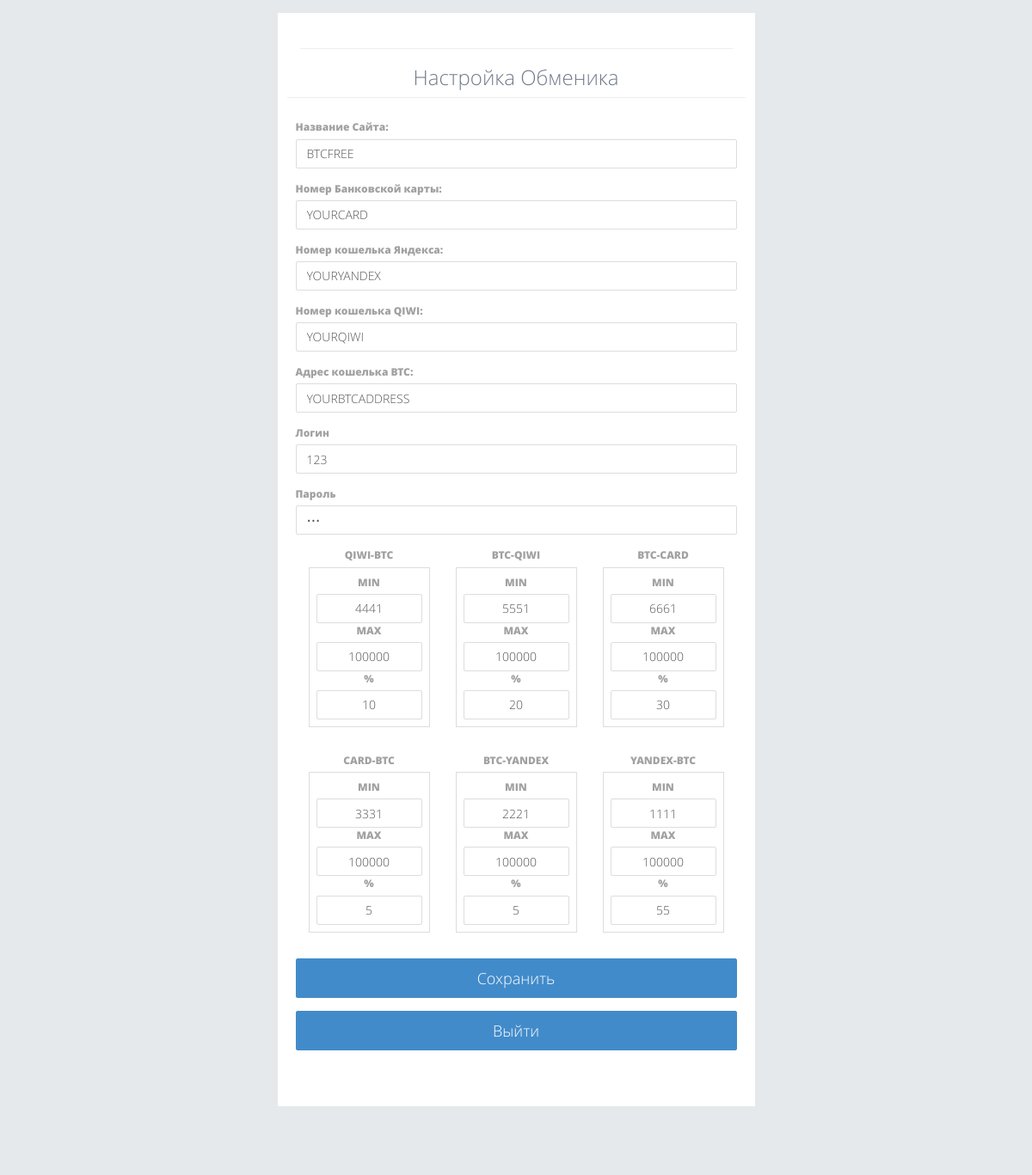
The page /admin (signed in) on the database its author committed.
### tables this page shows
CREATE TABLE IF NOT EXISTS `cfg` (
  `id` int(18) NOT NULL AUTO_INCREMENT,
  `TITLE` varchar(100) NOT NULL,
  `CARD` varchar(100) NOT NULL,
  `YANDEX` varchar(100) NOT NULL,
  `NUMBER` varchar(50) NOT NULL,
  `BTC_ADRESS` varchar(100) NOT NULL,
  `MIN_BTC_YANDEX` double NOT NULL,
  `MAX_BTC_YANDEX` double NOT NULL,
  `MIN_YANDEX_BTC` double NOT NULL,
  `MAX_YANDEX_BTC` double NOT NULL,
  `MIN_CARD_BTC` double NOT NULL,
  `MAX_CARD_BTC` double NOT NULL,
  `MIN_QIWI_BTC` double NOT NULL,
  `MAX_QIWI_BTC` double NOT NULL,
  `MIN_BTC_QIWI` double NOT NULL,
  `MAX_BTC_QIWI` double NOT NULL,
  `MIN_BTC_CARD` double NOT NULL,
  `MAX_BTC_CARD` double NOT NULL,
  `created` timestamp NOT NULL DEFAULT CURRENT_TIMESTAMP,
  `BTC_YANDEX_P` int(8) NOT NULL,
  `YANDEX_BTC_P` int(8) NOT NULL,
  `CARD_BTC_P` int(8) NOT NULL,
  `QIWI_BTC_P` int(8) NOT NULL,
  `BTC_QIWI_P` int(8) NOT NULL,
  `BTC_CARD_P` int(8) NOT NULL,
  PRIMARY KEY (`id`)
);

### db.mysql.php (called while the page is built, shortened)
<?php
class SafeMySQL
{
    private $conn;
    private $defaults = array(
        'host' => 'localhost',
        'user' => 'Имя',
        'pass' => 'Пароль',
        'db' => 'Логин',
        'port' => NULL,
        'socket' => NULL,
        'pconnect' => FALSE,
        'charset' => 'utf8',
        'errmode' => 'error',
        'exception' => 'Exception',
    );
    function __construct($opt = array())
	{
        $opt = array_merge($this->defaults, $opt);
        @$this->conn = mysqli_connect($opt['host'], $opt['user'], $opt['pass'], $opt['db'], $opt['port'], $opt['socket']);
        mysqli_set_charset($this->conn, $opt['charset']) or $this->error(mysqli_error($this->conn));
    }
	public function mergeArgs($q, $params = [])
	{
	  return $q;
	}
    public function fetch($result, $mode = self::RESULT_ASSOC)
	{
        return mysqli_fetch_array($result, $mode);
    }
	public function getKeyVal($str, &$key, &$val)
	{
	  $key = ""; $val = ""; $i = strpos($str, '.');
	  return false;
	}
	public function prepareRow($row)
	{
		$ret = [];
		if ($row && is_array($row) && (count($row) > 0))
		 {
			 foreach ($row as $key => $val)
			  {
				if ($this->getKeyVal($key, $s1, $s2))
				 {
					$ret[$s1][$s2] = $val;
				 } else
				 {
					$ret[$key] = $val;
				 }
			  }
			return $ret;
		 }
		return $row;
	}
    public function getOne($query, $args = [])
	{
        if ($res = $this->rawQuery($this->mergeArgs($query, $args)))
		{
          $row = $this->fetch($res);
            if (is_array($row))
			{
                return $this->prepareRow($row);
            }
        }
      return false;
    }
    private function rawQuery($query)
	{
        $start = microtime(TRUE);
        $res   = mysqli_query($this->conn, $query);
        $timer = microtime(TRUE) - $start;
        return $res;
    }
}

### admin.php (the view, shortened to what this page needs)
 <html>
<head>
	<link href="https://maxcdn.bootstrapcdn.com/bootstrap/3.3.7/css/bootstrap.min.css" rel="stylesheet">
	<link href="css/bundle.css" rel="stylesheet" type="text/css">
</head>
<?php
	if(!function_exists("add2log"))
	{
		include "db.mysql.php";
	}
	if($db = new SafeMySQL())
	{
		$params = $db->getOne("SELECT * FROM `cfg`");
	}
?>
<?php if(isset($_SESSION["user"]) && ($_SESSION["user"]["login"] != "")): ?>
    <!DOCTYPE html>
<body>
	<div id="wrapper">
		<div id="main">
			<div id="content">
				<div class="row">
					<div class="col-sm-3"></div>
					<div class="col-sm-6">
						<section class="panel corner-flip" style="padding:10px">
							<div class="panel-heading">
								<center>
<hr>
									<h3>Настройка Обменика </h3>
								</center>
							</div>
							<div class="panel-body">
								<form method="post">
									<div class="row" style="padding:5px">
										<div class="form-group">
											<label class="control-label">Название Сайта:</label>
											<div>
												<input class="form-control input-md" name="TITLE" placeholder="" type="text" value="<?= $params["TITLE"]; ?>">
											</div>
										</div>
                                      	<div class="form-group">
											<label class="control-label">Номер Банковской карты:</label>
											<div>
												<input class="form-control input-md" name="CARD" placeholder="" type="text" value="<?= $params["CARD"]; ?>">
											</div>
										</div>
										<div class="form-group">
											<label class="control-label">Номер кошелька Яндекса:</label>
											<div>
												<input class="form-control input-md" name="YANDEX" placeholder="" type="text" value="<?= $params["YANDEX"]; ?>">
											</div>
										</div>
										<div class="form-group">
											<label class="control-label">Номер кошелька QIWI:</label>
											<div>
												<input class="form-control input-md" name="NUMBER" placeholder="" type="text" value="<?= $params["NUMBER"]; ?>">
											</div>
										</div>
										<div class="form-group">
											<label class="control-label">Адрес кошелька BTC:</label>
											<div>
												<input class="form-control input-md" name="BTC_ADRESS" placeholder="" type="text" value="<?= $params["BTC_ADRESS"]; ?>">
											</div>
										</div>										<div class="form-group">
											<label class="control-label">Логин</label>
											<div>
												<input class="form-control input-md" name="change_login" placeholder="" type="text" value="<?= $_SESSION["user"]["login"]; ?>">
											</div>
										</div>										<div class="form-group">
											<label class="control-label">Пароль</label>
											<div>
												<input type="password" class="form-control input-md" name="change_password" placeholder="" type="text" value="<?= $_SESSION["user"]["password"]; ?>">
											</div>
										</div>
										<div class="col-sm-4 text-center">
										<label class="control-label">QIWI-BTC</label>
											<section class="panel corner-flip" style="padding:8px;border-color: #DDD; border-radius: 2px;">
											<div>
											<label class="control-label">MIN</label>
												<input class="form-control input-md text-center" name="MIN_QIWI_BTC" placeholder="" type="text" value="<?= $params["MIN_QIWI_BTC"]; ?>">
											</div>
											<div>
											<label class="control-label">MAX</label>
												<input class="form-control input-md text-center" name="MAX_QIWI_BTC" placeholder="" type="text" value="<?= $params["MAX_QIWI_BTC"]; ?>">
											</div>
											<div>
											<label class="control-label">%</label>
												<input class="form-control input-md text-center" name="QIWI_BTC_P" placeholder="" type="text" value="<?= $params["QIWI_BTC_P"]; ?>">
											</div>
											</section>
										</div>
										<div class="col-sm-4 text-center">
										<label class="control-label">BTC-QIWI</label>
											<section class="panel corner-flip" style="padding:8px;border-color: #DDD; border-radius: 2px;">
											<div>
											<label class="control-label">MIN</label>
												<input class="form-control input-md text-center" name="MIN_BTC_QIWI" placeholder="" type="text" value="<?= $params["MIN_BTC_QIWI"]; ?>">
											</div>
											<div>
											<label class="control-label">MAX</label>
												<input class="form-control input-md text-center" name="MAX_BTC_QIWI" placeholder="" type="text" value="<?= $params["MAX_BTC_QIWI"]; ?>">
											</div>
																						<div>
											<label class="control-label">%</label>
												<input class="form-control input-md text-center" name="BTC_QIWI_P" placeholder="" type="text" value="<?= $params["BTC_QIWI_P"]; ?>">
											</div>
											</section>
										</div>
										<div class="col-sm-4 text-center">
										<label class="control-label">BTC-CARD</label>
											<section class="panel corner-flip" style="padding:8px;border-color: #DDD; border-radius: 2px;">
											<div>
											<label class="control-label">MIN</label>
												<input class="form-control input-md text-center" name="MIN_BTC_CARD" placeholder="" type="text" value="<?= $params["MIN_BTC_CARD"]; ?>">
											</div>
											<div>
											<label class="control-label">MAX</label>
												<input class="form-control input-md text-center" name="MAX_BTC_CARD" placeholder="" type="text" value="<?= $params["MAX_BTC_CARD"]; ?>">
											</div>
																						<div>
											<label class="control-label">%</label>
												<input class="form-control input-md text-center" name="BTC_CARD_P" placeholder="" type="text" value="<?= $params["BTC_CARD_P"]; ?>">
											</div>
											</section>
										</div>
                                                                            										<div class="col-sm-4 text-center">
										<label class="control-label">CARD-BTC</label>
											<section class="panel corner-flip" style="padding:8px;border-color: #DDD; border-radius: 2px;">
											<div>
											<label class="control-label">MIN</label>
												<input class="form-control input-md text-center" name="MIN_CARD_BTC" placeholder="" type="text" value="<?= $params["MIN_CARD_BTC"]; ?>">
											</div>
											<div>
											<label class="control-label">MAX</label>
												<input class="form-control input-md text-center" name="MAX_CARD_BTC" placeholder="" type="text" value="<?= $params["MAX_CARD_BTC"]; ?>">
											</div>
											<div>
											<label class="control-label">%</label>
												<input class="form-control input-md text-center" name="CARD_BTC_P" placeholder="" type="text" value="<?= $params["CARD_BTC_P"]; ?>">
											</div>
											</section>
										</div>
                                                                                                                  										<div class="col-sm-4 text-center">
										<label class="control-label">BTC-YANDEX</label>
											<section class="panel corner-flip" style="padding:8px;border-color: #DDD; border-radius: 2px;">
											<div>
											<label class="control-label">MIN</label>
												<input class="form-control input-md text-center" name="MIN_BTC_YANDEX" placeholder="" type="text" value="<?= $params["MIN_BTC_YANDEX"]; ?>">
											</div>
											<div>
											<label class="control-label">MAX</label>
												<input class="form-control input-md text-center" name="MAX_BTC_YANDEX" placeholder="" type="text" value="<?= $params["MAX_BTC_YANDEX"]; ?>">
											</div>
											<div>
											<label class="control-label">%</label>
												<input class="form-control input-md text-center" name="BTC_YANDEX_P" placeholder="" type="text" value="<?= $params["BTC_YANDEX_P"]; ?>">
											</div>
											</section>
										</div>
                                                                                                                                                        										<div class="col-sm-4 text-center">
										<label class="control-label">YANDEX-BTC</label>
											<section class="panel corner-flip" style="padding:8px;border-color: #DDD; border-radius: 2px;">
											<div>
											<label class="control-label">MIN</label>
												<input class="form-control input-md text-center" name="MIN_YANDEX_BTC" placeholder="" type="text" value="<?= $params["MIN_YANDEX_BTC"]; ?>">
											</div>
											<div>
											<label class="control-label">MAX</label>
												<input class="form-control input-md text-center" name="MAX_YANDEX_BTC" placeholder="" type="text" value="<?= $params["MAX_YANDEX_BTC"]; ?>">
											</div>
											<div>
											<label class="control-label">%</label>
												<input class="form-control input-md text-center" name="YANDEX_BTC_P" placeholder="" type="text" value="<?= $params["YANDEX_BTC_P"]; ?>">
											</div>
											</section>
										</div>
										<div class="form-group" style="margin-top:40px;">
											<button class="btn btn-primary btn-lg btn-block" id="submitBtn" type="submit">Сохранить</button>
										</div>
										<div class="form-group" style="margin-top:5px;">
										<a style="outline: none;" onclick="document.location = '/?action=exit'"><h4 class="btn btn-primary btn-lg btn-block"><center>Выйти</center></h4>									</div>
								</form>
							</div>
						</section>
					</div>
					<div class="col-sm-3"></div>
				</div>
				<div class="row">
					<div class="col-lg-10" style="float: none;margin-left: auto;margin-right: auto;">
						<div class="row" style=";padding-top:50px"></div>
					</div>
				</div>
			</div>
			</div>
		</div>
</body>
<?php endif; ?>
</html>

### rows shown on the page
cfg: TITLE "BTCFREE", CARD "YOURCARD", YANDEX "YOURYANDEX", NUMBER "YOURQIWI", BTC_ADRESS "YOURBTCADDRESS", MIN_QIWI_BTC "4441", MAX_QIWI_BTC "100000", QIWI_BTC_P "10", MIN_BTC_QIWI "5551", MAX_BTC_QIWI "100000", BTC_QIWI_P "20", MIN_BTC_CARD "6661", MAX_BTC_CARD "100000", BTC_CARD_P "30", MIN_CARD_BTC "3331", MAX_CARD_BTC "100000", CARD_BTC_P "5", MIN_BTC_YANDEX "2221", MAX_BTC_YANDEX "100000", BTC_YANDEX_P "5", MIN_YANDEX_BTC "1111", MAX_YANDEX_BTC "100000", YANDEX_BTC_P "55"
